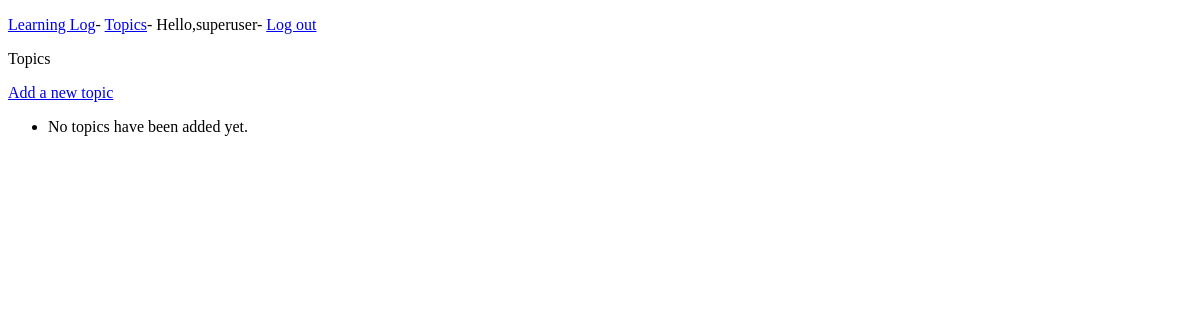
Page /topics/ (signed in) on the earlier database version.
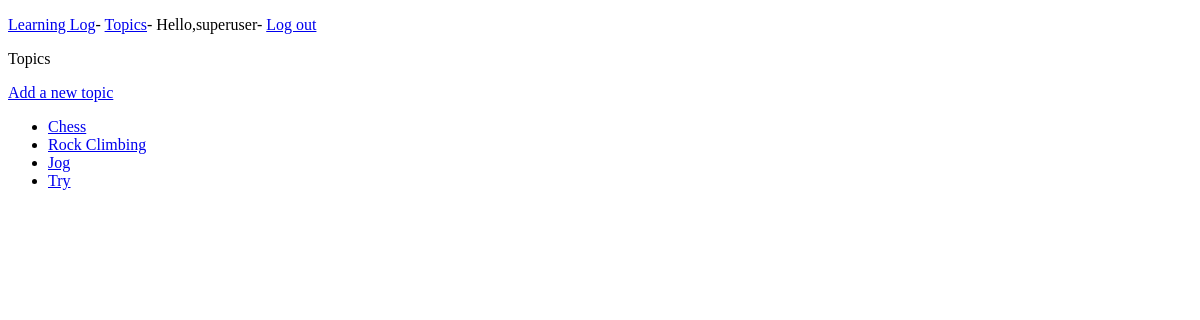
Same page on the later database version.
### learning_logs/models.py (models this page shows)
class Topic(models.Model):
    text = models.CharField(max_length=200)
    date_added = models.DateTimeField(auto_now_add=True)
    owner = models.ForeignKey(User, on_delete=models.CASCADE)
    def __str__(self):
        return self.text

### learning_logs/views.py (the view)
# urls.py: path('topics/', views.topics, name='topics'),
@login_required
def topics(request):
    topics_data = Topic.objects.filter(owner=request.user).order_by('date_added')
    context = {'topics': topics_data}
    return render(request, 'learning_logs/topics.html', context)

### learning_logs/templates/learning_logs/topics.html
{%extends 'learning_logs/base.html'%}
{%block content%}
<p>Topics</p>
<a href="{%url 'learning_logs:new topic'%}">Add a new topic</a>
<ul>
    {%for topic in topics%}
    <li>
        <a href="{%url 'learning_logs:topic' topic.id%}">{{topic}}</a>
    </li>
    {%empty%}
    <li>No topics have been added yet.</li>
    {%endfor%}
</ul>
{%endblock content%}

### learning_logs/templates/learning_logs/base.html (shortened to what this page needs)
<!DOCTYPE html>
<html lang="en">
<head>
</head>
<body>
<p>
    <a href="{%url 'learning_logs:index'%}">Learning Log</a>-
    <a href="{%url 'learning_logs:topics'%}">Topics</a>-
    {%if user.is_authenticated%}
    Hello,{{user.username}}-
    <a href="{%url 'users:logout'%}">Log out</a>
    {%else%}
    <a href="{%url 'users:register'%}">register</a>-
    <a href="{%url 'users:login'%}">Log in</a>
    {%endif%}
</p>
{%block content%} {%endblock content%}
</body>
</html>

Differences in the rows shown:
now on this page (row edited): Topic: text "Chess"
now on this page (row edited): Topic: text "Rock Climbing"
now on this page (row edited): Topic: text "Jog"
added Topic: text "Try"
Other differences:
text no longer shown: "No topics have been added yet."
